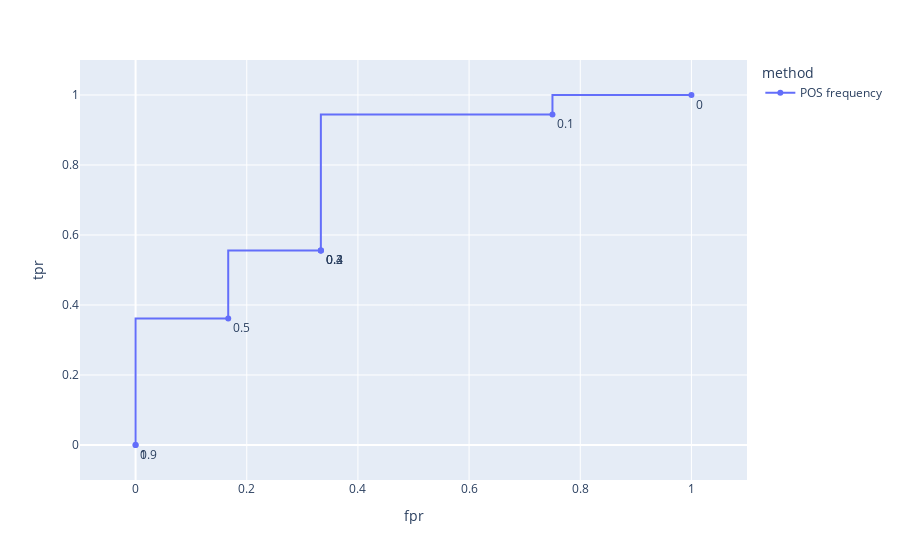

Notebook source saved alongside this figure:
### Code cell
import plotly.express as px

fig = px.line(df, x="fpr", y="tpr", text = 'tau', line_shape="hv", color = "method")
fig.update_layout(yaxis_range=[-0.1,1.1], 
                  xaxis_range=[-0.1,1.1])
fig.update_traces(textposition="bottom right")
fig.show()

### Figure 1 — Plotly figure (JSON) as saved in the notebook; plotly's stock layout.template omitted (floating-point values rounded to 4 significant figures)
{"data": [{"hovertemplate": "method=POS frequency<br>fpr=%{x}<br>tpr=%{y}<br>tau=%{text}<extra></extra>", "legendgroup": "POS frequency", "line": {"color": "#636efa", "dash": "solid", "shape": "hv"}, "marker": {"symbol": "circle"}, "mode": "lines+markers+text", "name": "POS frequency", "orientation": "v", "showlegend": true, "text": [0, 0.1, 0.2, 0.3, 0.4, 0.5, 0.9, 1], "textposition": "bottom right", "type": "scatter", "x": [1, 0.75, 0.3333, 0.3333, 0.3333, 0.1667, 0, 0], "xaxis": "x", "y": [1, 0.9444, 0.5556, 0.5556, 0.5556, 0.3611, 0, 0], "yaxis": "y"}], "layout": {"legend": {"title": {"text": "method"}, "tracegroupgap": 0}, "margin": {"t": 60}, "xaxis": {"anchor": "y", "domain": [0, 1], "range": [-0.1, 1.1], "title": {"text": "fpr"}}, "yaxis": {"anchor": "x", "domain": [0, 1], "range": [-0.1, 1.1], "title": {"text": "tpr"}}}}
